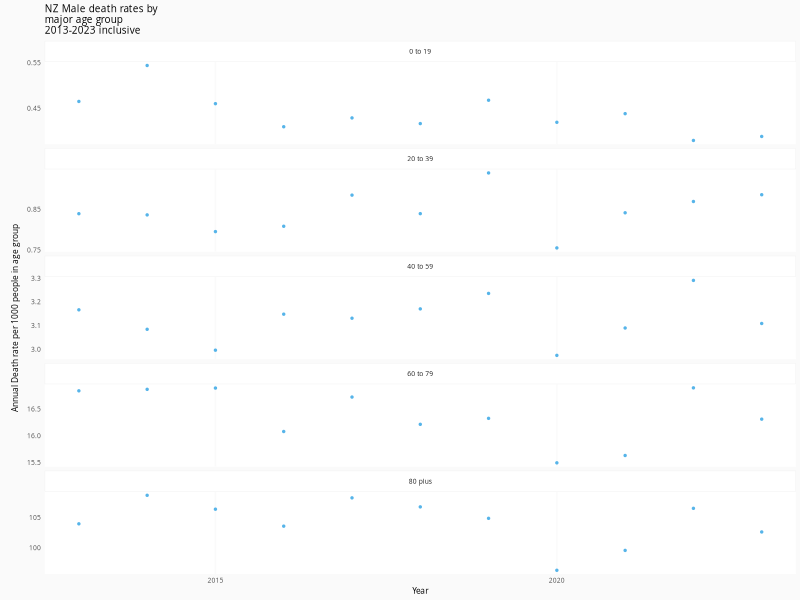
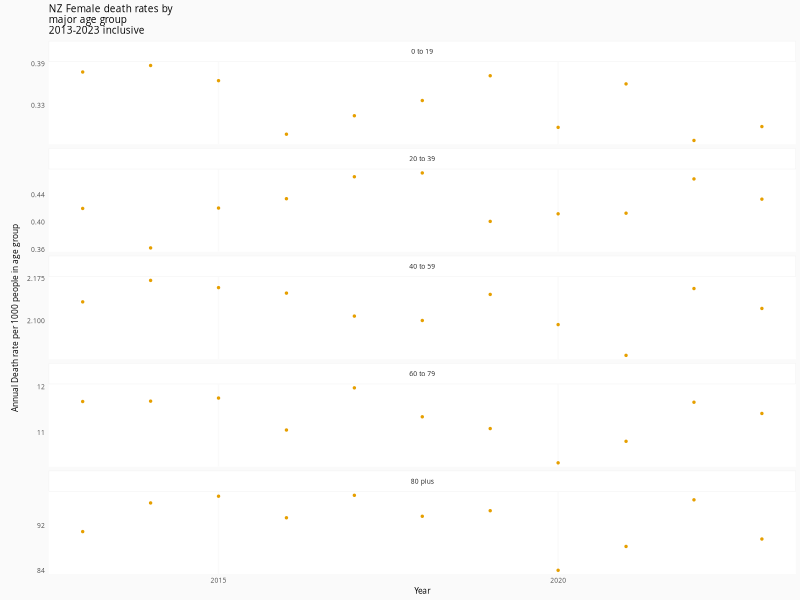
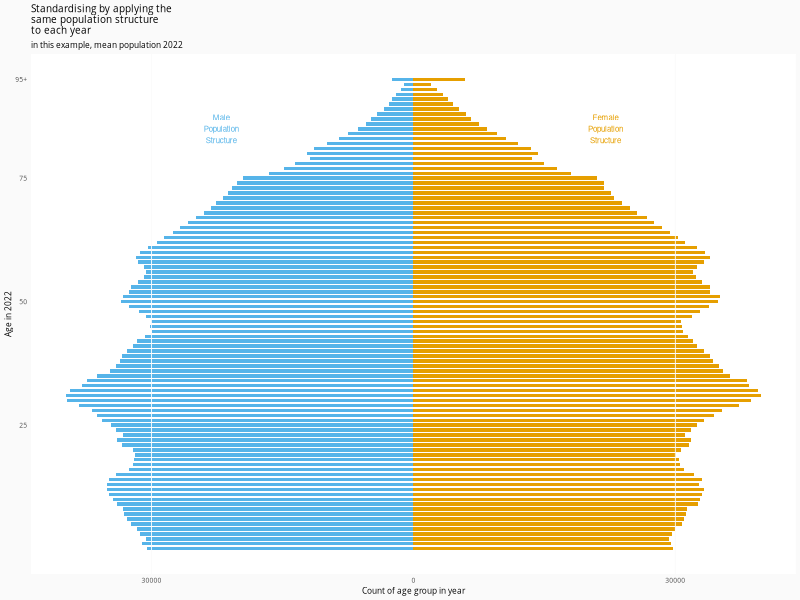
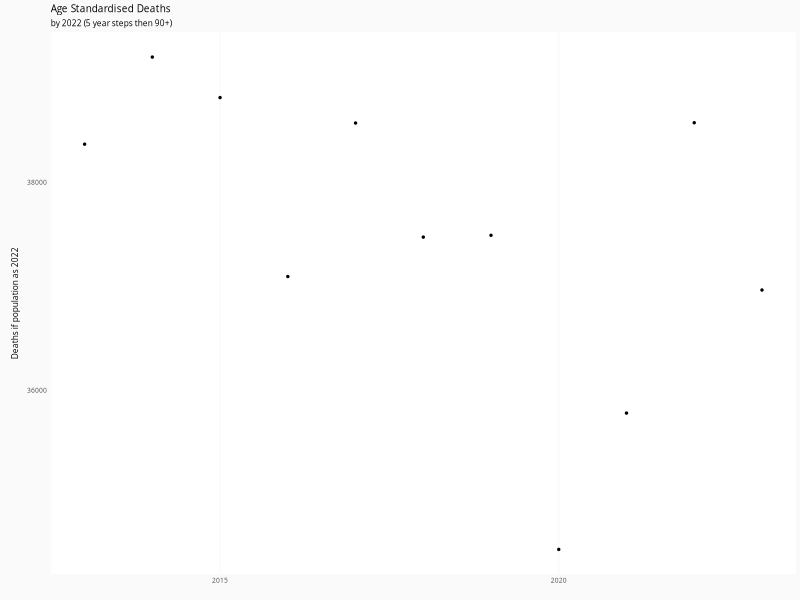
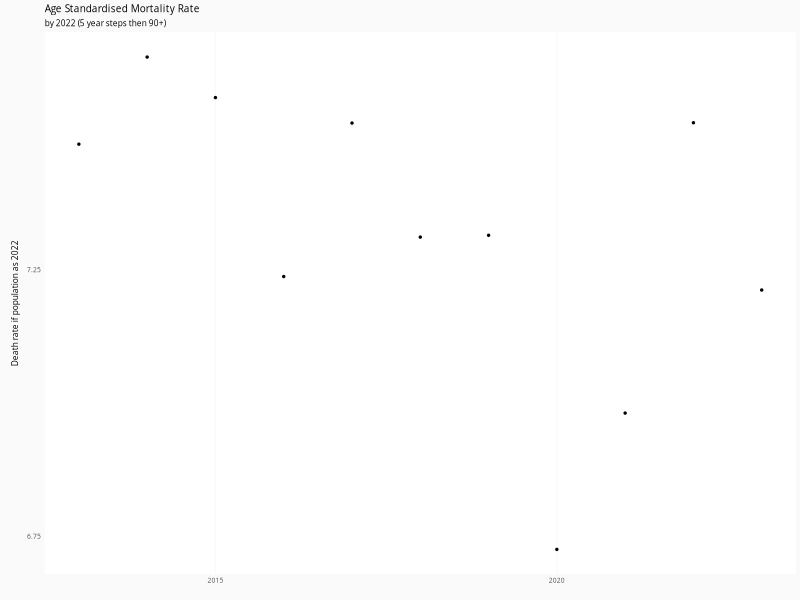
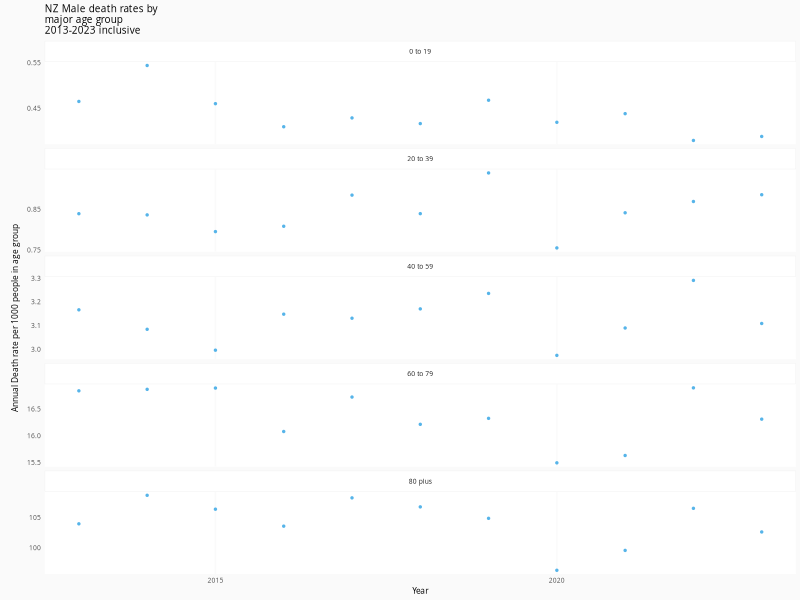
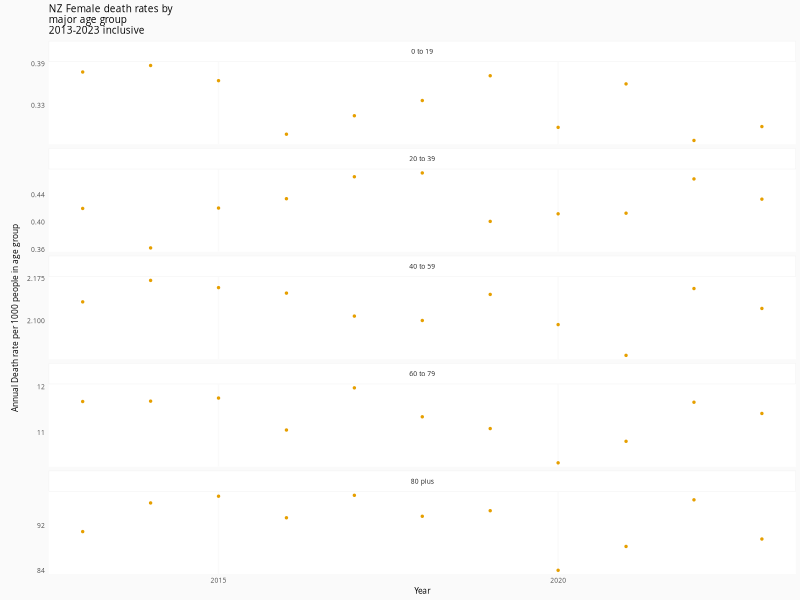

Recreate these plots in R, in order.
library(dplyr)
library(tidyr)
library(ggplot2)
library(ggthemes)
library(ggtext)
library(patchwork)
library(forcats)

# figure 01a Male death rates by age since 2013
autoAge <- paste(2:99,"years")
autoAge <- c("Less than 1 year","1 year",autoAge,"100 years and over")
VSD <- read.csv("VSD_deaths_age_sex.csv", skip=1,
                col.names = c("Year","Age","Male","Female")) |> 
  mutate(Year = ifelse(Year == " ", NA_character_,Year)) |> 
  fill(Year) |> 
  filter(Age %in% autoAge) |> 
  group_by(Year) |> 
  slice(2:n()) |> 
  ungroup() |> 
  mutate(Age = ifelse(Age == "Less than 1 year","0 years",Age),
         AgeN = as.numeric(gsub(" .*","",Age)),
         AgeGroup = case_when(AgeN > 79 ~ "80 plus",
                              AgeN > 59 ~ "60 to 79",
                              AgeN > 39 ~ "40 to 59",
                              AgeN > 19 ~ "20 to 39",
                              TRUE ~ "0 to 19"),
         Year = as.numeric(Year)) |> 
  summarise(.by = c(Year,AgeGroup),
            Males=sum(Male),
            Females=sum(Female)) |> 
  filter(Year > 2012)

autoAge <- paste(0:94,"Years")
autoAge <- c(autoAge,"95 Years and Over")
DPE <- read.csv("DPEpopulation_by_age_sex.csv", skip=1,
                col.names = c("Year","Age","Sex","MeanPop")) |> 
  mutate(Year = ifelse(Year == " ", NA_character_,Year),
         Age = ifelse(Age == " ", NA_character_,Age)) |> 
  fill(Year,Age) |> 
  filter(Sex %in% c("Male","Female"),
         Age %in% autoAge) |> 
  mutate(AgeN = as.numeric(gsub(" .*","",Age)),
         AgeGroup = case_when(AgeN > 79 ~ "80 plus",
                              AgeN > 59 ~ "60 to 79",
                              AgeN > 39 ~ "40 to 59",
                              AgeN > 19 ~ "20 to 39",
                              TRUE ~ "0 to 19"),
         AnnualPop = as.numeric(MeanPop),
         Year = as.numeric(Year)) |> 
  summarise(.by = c(Year,AgeGroup,Sex),
            Population=sum(AnnualPop, na.rm=TRUE)) |> 
  filter(Year > 2012)

Males <- DPE |> 
  filter(Sex == "Male") |> 
  inner_join(VSD,by = join_by(Year, AgeGroup)) |> 
  mutate(Rate1K = 1000*Males/Population)

six_cols <- colorblind_pal()(6)

ggplot(Males, aes(x=Year, y=Rate1K)) +
  geom_vline(xintercept=c(2015,2020), colour="#FAFAFA")+
  geom_point(size=0.5, colour=six_cols[3]) +
  facet_wrap(~ AgeGroup, ncol=1, scales="free_y") +
  scale_x_continuous(breaks = c(2015,2020)) +
  scale_y_continuous(n.breaks = 3)+
  labs(title = "NZ Male death rates by\nmajor age group\n2013-2023 inclusive",
       y="Annual Death rate per 1000 people in age group") +
  theme_minimal(base_family="Open Sans",
                base_size = 6) +
  theme(
    plot.background = element_rect(fill = "#FAFAFA", colour="#FAFAFA"),
    panel.background = element_rect(fill = "#FFFFFF", colour = "#FFFFFF"),
    panel.spacing.x = unit(9, "points"),
    panel.spacing.y = unit(3, "points"),
    panel.grid = element_blank(),
    strip.background = element_rect(fill= "#FFFFFF", colour="#EFEFEF"),
    strip.text = element_text(margin = margin(t = 5, r = 5, b = 5, l = 5, unit = "pt")),
    strip.placement = "inside",
    axis.title.y.left = element_text(margin = margin(t = 5, r = 5, b = 5, l = 5, unit = "pt"))
  )
ggsave(filename="1a_Male_Deathrate.tiff",
       height=5, width = 2, dpi=300, units = "in", bg = "white")

# figure 01b Female death rates by age since 2013
Females <- DPE |> 
  filter(Sex == "Female") |> 
  inner_join(VSD,by = join_by(Year, AgeGroup)) |> 
  mutate(Rate1K = 1000*Females/Population)

ggplot(Females, aes(x=Year, y=Rate1K)) +
  geom_vline(xintercept=c(2015,2020), colour="#FAFAFA")+
  geom_point(size=0.5, colour=six_cols[2]) +
  facet_wrap(~ AgeGroup, ncol=1, scales="free_y") +
  scale_x_continuous(breaks = c(2015,2020)) +
  scale_y_continuous(n.breaks = 3)+
  labs(title = "NZ Female death rates by\nmajor age group\n2013-2023 inclusive",
       y="Annual Death rate per 1000 people in age group") +
  theme_minimal(base_family="Open Sans",
                base_size = 6) +
  theme(
    plot.background = element_rect(fill = "#FAFAFA", colour="#FAFAFA"),
    panel.background = element_rect(fill = "#FFFFFF", colour = "#FFFFFF"),
    panel.spacing.x = unit(9, "points"),
    panel.spacing.y = unit(3, "points"),
    panel.grid = element_blank(),
    strip.background = element_rect(fill= "#FFFFFF", colour="#EFEFEF"),
    strip.text = element_text(margin = margin(t = 5, r = 5, b = 5, l = 5, unit = "pt")),
    strip.placement = "inside",
    axis.title.y.left = element_text(margin = margin(t = 5, r = 5, b = 5, l = 5, unit = "pt"))
  )
ggsave(filename="1b_Female_Deathrate.tiff",
       height=5, width = 2, dpi=300, units = "in", bg = "white")
################
rm(list=ls())
# figure 01c Age Structure 2022
autoAge <- paste(0:94,"Years")
autoAge <- c(autoAge,"95 Years and Over")
six_cols <- colorblind_pal()(6)

DPE <- read.csv("DPEpopulation_by_age_sex.csv", skip=1,
                col.names = c("Year","Age","Sex","MeanPop")) |> 
  mutate(Year = ifelse(Year == " ", NA_character_,Year),
         Age = ifelse(Age == " ", NA_character_,Age)) |> 
  fill(Year,Age) |> 
  filter(Sex %in% c("Male","Female"),
         Age %in% autoAge) |> 
  mutate(AgeN = as.numeric(gsub(" .*","",Age)),
         AnnualPop = as.numeric(MeanPop),
         Year = as.numeric(Year),
         AnnualPop = ifelse(Sex=="Male", -1*AnnualPop, AnnualPop)) |> 
  filter(Year == 2022)

ggplot(DPE,aes(x=AgeN, y=AnnualPop,fill=Sex)) +
  geom_col(width=0.7) +
  geom_hline(yintercept=c(-30000,30000), colour="#FAFAFA", linewidth=0.3)+
  coord_flip()+
  scale_fill_manual(values=six_cols[2:3]) +
  scale_x_continuous(breaks=c(25,50,75, 95),
                     labels=c("25","50","75","95+"))+
  scale_y_continuous(breaks=c(-30000,0,30000),
                     labels=c("30000","0","30000"))+
  theme_minimal(base_family="Open Sans",
                base_size = 6) +
  annotate("text", x=85,y=-22000,label="Male\nPopulation\nStructure",
           colour=six_cols[3], size=2)+
  annotate("text", x=85,y=22000,label="Female\nPopulation\nStructure",
           colour=six_cols[2],size=2)+
  theme(
    legend.position = "None",
    plot.background = element_rect(fill = "#FAFAFA", colour="#FAFAFA"),
    panel.background = element_rect(fill = "#FFFFFF", colour = "#FFFFFF"),
    panel.spacing.x = unit(9, "points"),
    panel.spacing.y = unit(3, "points"),
    panel.grid = element_blank(),
    strip.background = element_rect(fill= "#FFFFFF", colour="#EFEFEF"),
    strip.text = element_text(margin = margin(t = 5, r = 5, b = 5, l = 5, unit = "pt")),
    strip.placement = "inside",
    axis.title = element_text(margin = margin(t = 5, r = 5, b = 5, l = 5, unit = "pt"))
  ) +
  labs(title="Standardising by applying the\nsame population structure\nto each year",
       subtitle="in this example, mean population 2022",
       x="Age in 2022", y="Count of age group in year")

ggsave(filename="1c_2022Structure.tiff",
       height=5, width = 2, dpi=300, units = "in", bg = "white")
##########
rm(list=ls())
# 1d Age Standardised Deaths (5 years to 90)
autoAge <- paste(0:94,"Years")
autoAge <- c(autoAge,"95 Years and Over")
six_cols <- colorblind_pal()(6)
DMM <- read.csv("DMMDeathRatesByAgeAndSex.csv", skip=1,
                col.names = c("Year","Age","Male","Female")) |> 
  mutate(Year = ifelse(Year == " ", NA_character_,Year)) |> 
  fill(Year) |> 
  mutate(Year = as.numeric(Year)) |> 
  filter(!is.na(Year), Year > 2012) |>
  gather(key="Sex", value="Rate", Male:Female)

DPE <- read.csv("DPEpopulation_by_age_sex.csv", skip=1,
                col.names = c("Year","Age","Sex","MeanPop")) |> 
  mutate(Year = ifelse(Year == " ", NA_character_,Year),
         Age = ifelse(Age == " ", NA_character_,Age)) |> 
  fill(Year,Age) |> 
  filter(Sex %in% c("Male","Female"),
         Age %in% autoAge) |> 
  mutate(AgeN = as.numeric(gsub(" .*","",Age)),
         AgeG = floor(AgeN/5)*5,
         AgeG = ifelse(AgeG > 89,90,AgeG),
         AnnualPop = as.numeric(MeanPop),
         Year = as.numeric(Year)) |> 
  filter(Year == 2022) |> 
  summarise(.by=c(Sex,AgeG),
            GroupSize=sum(AnnualPop)) |> 
  mutate(Age = paste0(AgeG,"-",AgeG+4," Years"),
         Age = ifelse(Age == "90-94 Years","90 Years and Over",Age)) |> 
  select(Age,Sex,GroupSize) 


ASM <- DMM |> 
  inner_join(DPE, by = join_by(Age, Sex)) |> 
  mutate(stdth = Rate * GroupSize/1000) |> 
  summarise(.by=Year,
            StandardDeaths = sum(stdth))

ggplot(ASM, aes(x=Year, y=StandardDeaths)) +
  geom_vline(xintercept=c(2015,2020), colour="#FAFAFA")+
  geom_point(size=0.5) +
  scale_x_continuous(breaks = c(2015,2020)) +
  scale_y_continuous(n.breaks = 3)+
  labs(title = "Age Standardised Deaths",
       subtitle="by 2022 (5 year steps then 90+)",
       y="Deaths if population as 2022", x="") +
  theme_minimal(base_family="Open Sans",
                base_size = 6) +
  theme(
    plot.background = element_rect(fill = "#FAFAFA", colour="#FAFAFA"),
    panel.background = element_rect(fill = "#FFFFFF", colour = "#FFFFFF"),
    panel.spacing.x = unit(9, "points"),
    panel.spacing.y = unit(3, "points"),
    panel.grid = element_blank(),
    strip.background = element_rect(fill= "#FFFFFF", colour="#EFEFEF"),
    strip.text = element_text(margin = margin(t = 5, r = 5, b = 5, l = 5, unit = "pt")),
    strip.placement = "inside",
    axis.title.y.left = element_text(margin = margin(t = 5, r = 5, b = 5, l = 5, unit = "pt"))
  )
ggsave(filename="1d.tiff",
       height=2, width = 2, dpi=300, units = "in", bg = "white")

ASMR = ASM |> 
  mutate(MR = 1000*StandardDeaths/sum(DPE$GroupSize))

ggplot(ASMR, aes(x=Year, y=MR)) +
  geom_vline(xintercept=c(2015,2020), colour="#FAFAFA")+
  geom_point(size=0.5) +
  scale_x_continuous(breaks = c(2015,2020)) +
  scale_y_continuous(n.breaks = 3)+
  labs(title = "Age Standardised Mortality Rate",
       subtitle="by 2022 (5 year steps then 90+)",
       y="Death rate if population as 2022", x="") +
  theme_minimal(base_family="Open Sans",
                base_size = 6) +
  theme(
    plot.background = element_rect(fill = "#FAFAFA", colour="#FAFAFA"),
    panel.background = element_rect(fill = "#FFFFFF", colour = "#FFFFFF"),
    panel.spacing.x = unit(9, "points"),
    panel.spacing.y = unit(3, "points"),
    panel.grid = element_blank(),
    strip.background = element_rect(fill= "#FFFFFF", colour="#EFEFEF"),
    strip.text = element_text(margin = margin(t = 5, r = 5, b = 5, l = 5, unit = "pt")),
    strip.placement = "inside",
    axis.title.y.left = element_text(margin = margin(t = 5, r = 5, b = 5, l = 5, unit = "pt"))
  )
ggsave(filename="1e.tiff",
       height=2, width = 2, dpi=300, units = "in", bg = "white")


